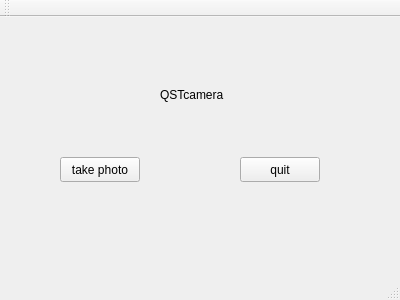
<?xml version="1.0" encoding="UTF-8"?>
<ui version="4.0">
 <class>MainWindow</class>
 <widget class="QMainWindow" name="MainWindow">
  <property name="geometry">
   <rect>
    <x>0</x>
    <y>0</y>
    <width>400</width>
    <height>300</height>
   </rect>
  </property>
  <property name="windowTitle">
   <string>MainWindow</string>
  </property>
  <widget class="QWidget" name="centralWidget">
   <widget class="QLabel" name="label">
    <property name="geometry">
     <rect>
      <x>160</x>
      <y>70</y>
      <width>81</width>
      <height>16</height>
     </rect>
    </property>
    <property name="text">
     <string>QSTcamera</string>
    </property>
   </widget>
   <widget class="QPushButton" name="photoButton">
    <property name="geometry">
     <rect>
      <x>60</x>
      <y>140</y>
      <width>80</width>
      <height>25</height>
     </rect>
    </property>
    <property name="text">
     <string>take photo</string>
    </property>
   </widget>
   <widget class="QPushButton" name="quitButton">
    <property name="geometry">
     <rect>
      <x>240</x>
      <y>140</y>
      <width>80</width>
      <height>25</height>
     </rect>
    </property>
    <property name="text">
     <string>quit</string>
    </property>
   </widget>
  </widget>
  <widget class="QMenuBar" name="menuBar">
   <property name="geometry">
    <rect>
     <x>0</x>
     <y>0</y>
     <width>400</width>
     <height>22</height>
    </rect>
   </property>
  </widget>
  <widget class="QToolBar" name="mainToolBar">
   <attribute name="toolBarArea">
    <enum>TopToolBarArea</enum>
   </attribute>
   <attribute name="toolBarBreak">
    <bool>false</bool>
   </attribute>
  </widget>
  <widget class="QStatusBar" name="statusBar"/>
 </widget>
 <layoutdefault spacing="6" margin="11"/>
 <resources/>
 <connections/>
</ui>
